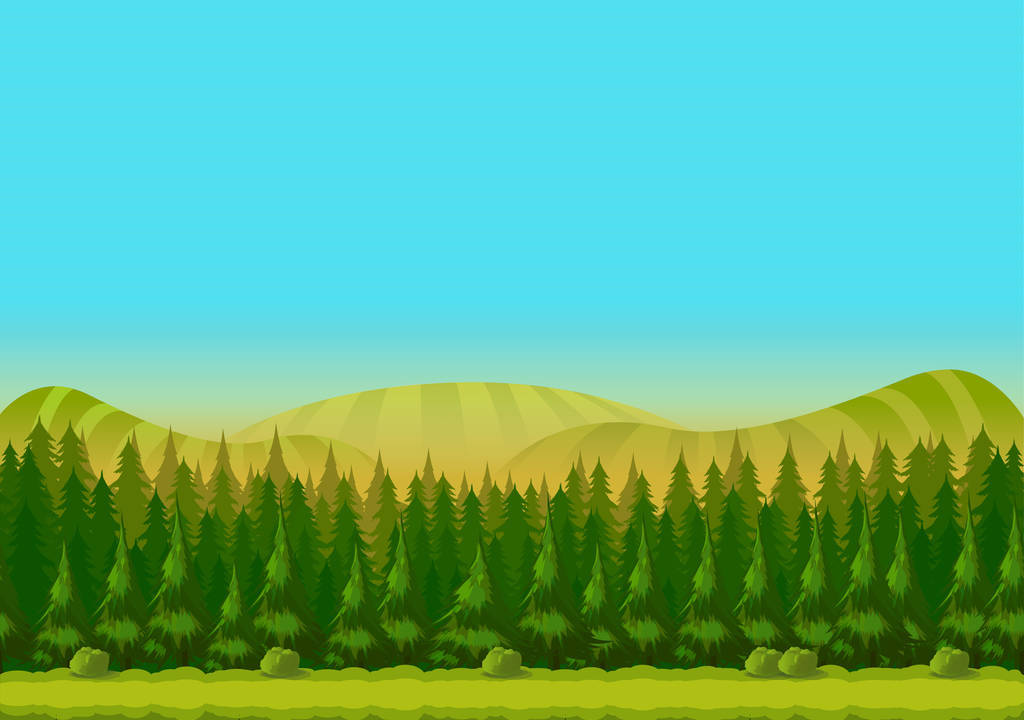

The image is a tile-based game level rendered from a .tmx file. Its description and source (layers, tilesets, objects; grid data summarised) follow:
An orthogonal 64x40 tile map with 16x18 px tiles, 1 tile layer (块层 1), 2 tilesets.

<map version="1.0" tiledversion="1.1.5" orientation="orthogonal" renderorder="right-down" width="64" height="40" tilewidth="16" tileheight="18" infinite="0" nextobjectid="1">
 <tileset firstgid="1" source="background1.tsx" />
 <tileset firstgid="1793" source="background1.tsx" />
 <layer name="块层 1" width="64" height="40">
  <data>[2560 cells, 2560 non-empty, 1536 distinct tile ids]</data>
 </layer>
</map>